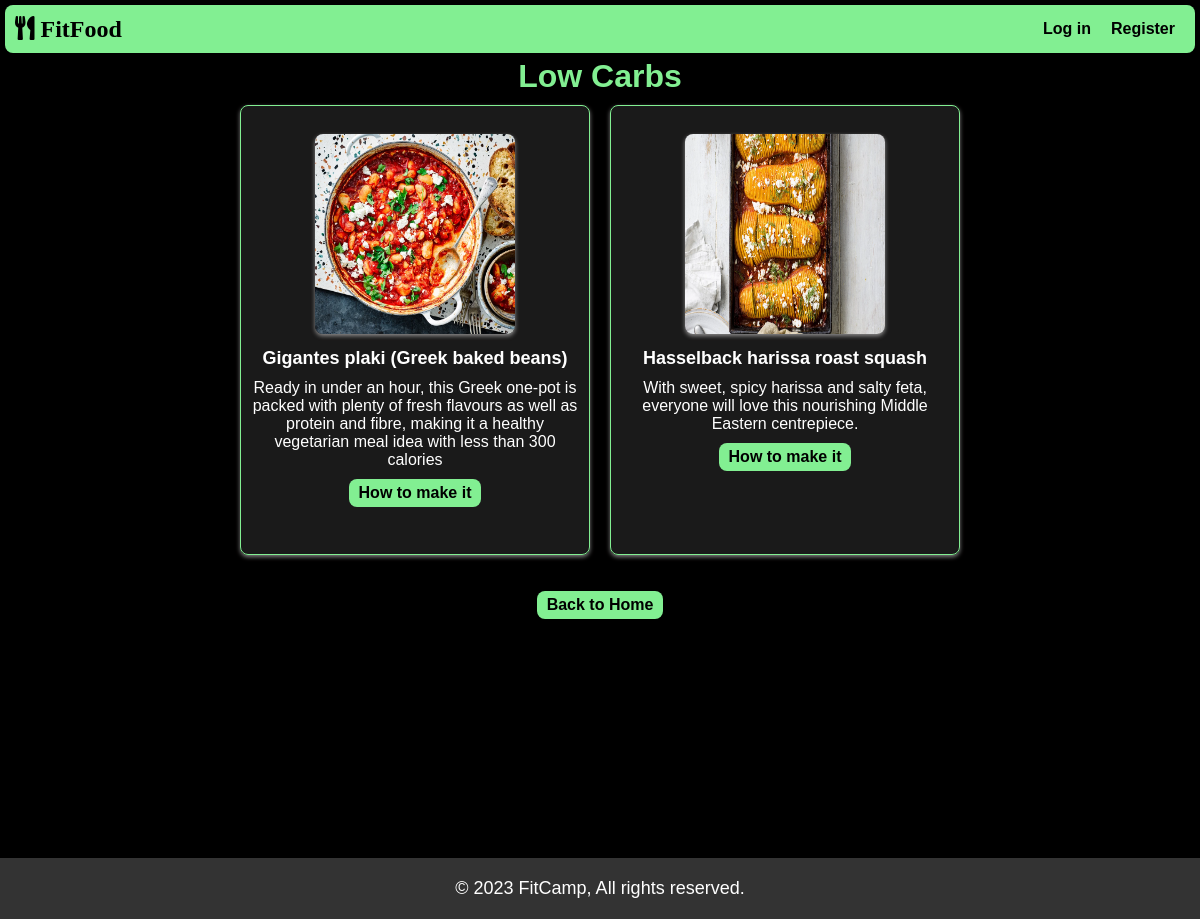
The app's page /fitfood/low-carbs/ with its own data.
### fitfood/models.py (models this page shows, shortened)
class Recipe(models.Model):
    title = models.CharField(max_length=200)
    category = models.ForeignKey(Category, on_delete=models.CASCADE)
    ingredients = models.ManyToManyField(Ingredient)
    describe = models.TextField(blank=True ,null=True)
    instructions = models.TextField()
    image = models.ImageField(upload_to='images/', blank=True, null=True)

### fitfood/views.py (the view)
# urls.py: path('low-carbs/', views.low_carbs, name='low_carbs'),
def low_carbs(request):
    recipes = Recipe.objects.filter(category__name='Low Carbs')
    return render(request, 'food/low_carbs.html', {'recipes': recipes})

### fitfood/templates/food/low_carbs.html (shortened to what this page needs)
{% extends "food/layoutfood.html" %}
{% block body %}
<h1 class="sub">Low Carbs</h1>
<div class="main">
{% for item in recipes %}
<div class="recipe-card">
    <br>
    <div class="recipe-image">
        <img src="{{ item.image.url }}" alt="{{ item.title }}" width="200">
    </div>
    <div class="details">
        <h3>{{ item.title }}</h3>
        <h4>{{item.describe}}</h4>
        <a href="{% url 'recipe_detail' item.id %}" class="link-g">How to make it</a>
    </div>
</div>
{% endfor %}
</div>
<div class="container-Home">
    <a class="link-Home" href="{% url 'homefood' %}">Back to Home</a>
</div>
{% endblock %}

### fitfood/static/food/styles.css (style rules this page uses)
* { margin: 0; padding: 0; border: 0; box-sizing: border-box; font-family: Arial, sans-serif; }
body { background-color: black; }
.sub { text-align: center; color: #82EF92; transition: 0.5s ease; }
.main { display: flex; justify-content: center; align-items: center; flex-wrap: wrap; }
.recipe-card { width: 350px; height: 450px; display: flex; flex-direction: column; align-items: center; background-color:hsla(0, 0%, 100%, 0.102); border: 1px solid #82EF92; border-radius: 8px; margin: 10px; padding: 10px; box-shadow: 0 2px 4px rgba(255, 253, 253, 0.5); }
.recipe-image img { width: 200px; height: 200px; border-radius: 8px; box-shadow: 0 2px 4px rgba(255, 253, 253, 0.5); }
.details { text-align: center; }
.details h3 { font-size: 18px; margin: 10px 0; color: white; }
.details h4 { font-size: 16px; margin: 10px 0; color: white; font-weight: 100; }
.link-g { display: inline-block; padding: 5px 10px; background-color: #82EF92; color:black; text-decoration: none; border-radius: 8px; font-weight: bold; }
.container-Home { display: flex; justify-content: center; align-items: center; height: 10vh; }
.link-Home { padding: 5px 10px; background-color: #82EF92; color: black; text-decoration: none; border-radius: 8px; font-weight: bold; }

### records on screen
Recipe: image (picture), title "Gigantes plaki (Greek baked beans)", describe "Ready in under an hour, this Greek one-pot is packed with plenty of fresh flavours as well as protein and fibre, making it a healthy vegetarian meal idea with less than 300 calories"
Recipe: image (picture), title "Hasselback harissa roast squash", describe "With sweet, spicy harissa and salty feta, everyone will love this nourishing Middle Eastern centrepiece."
